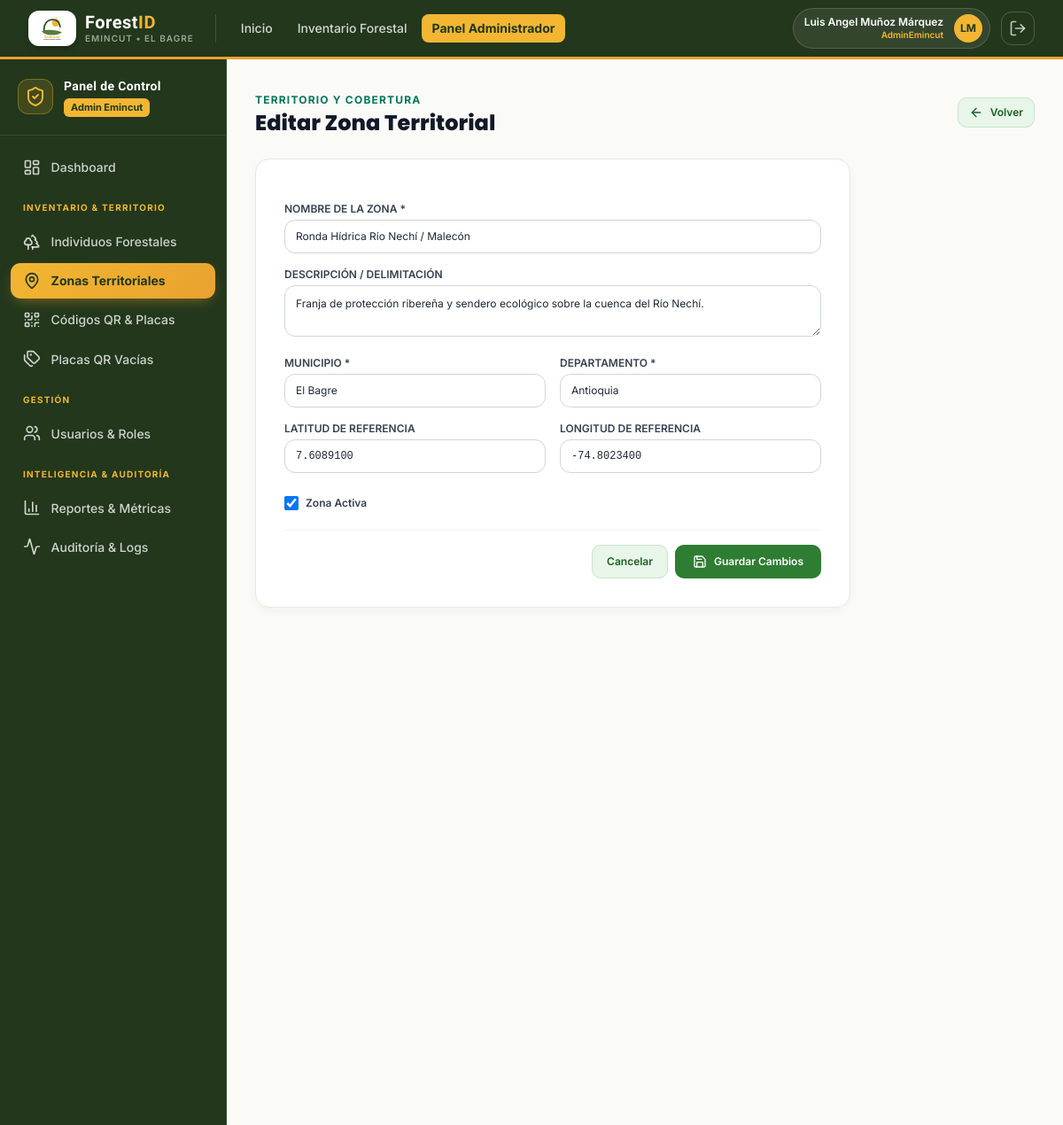
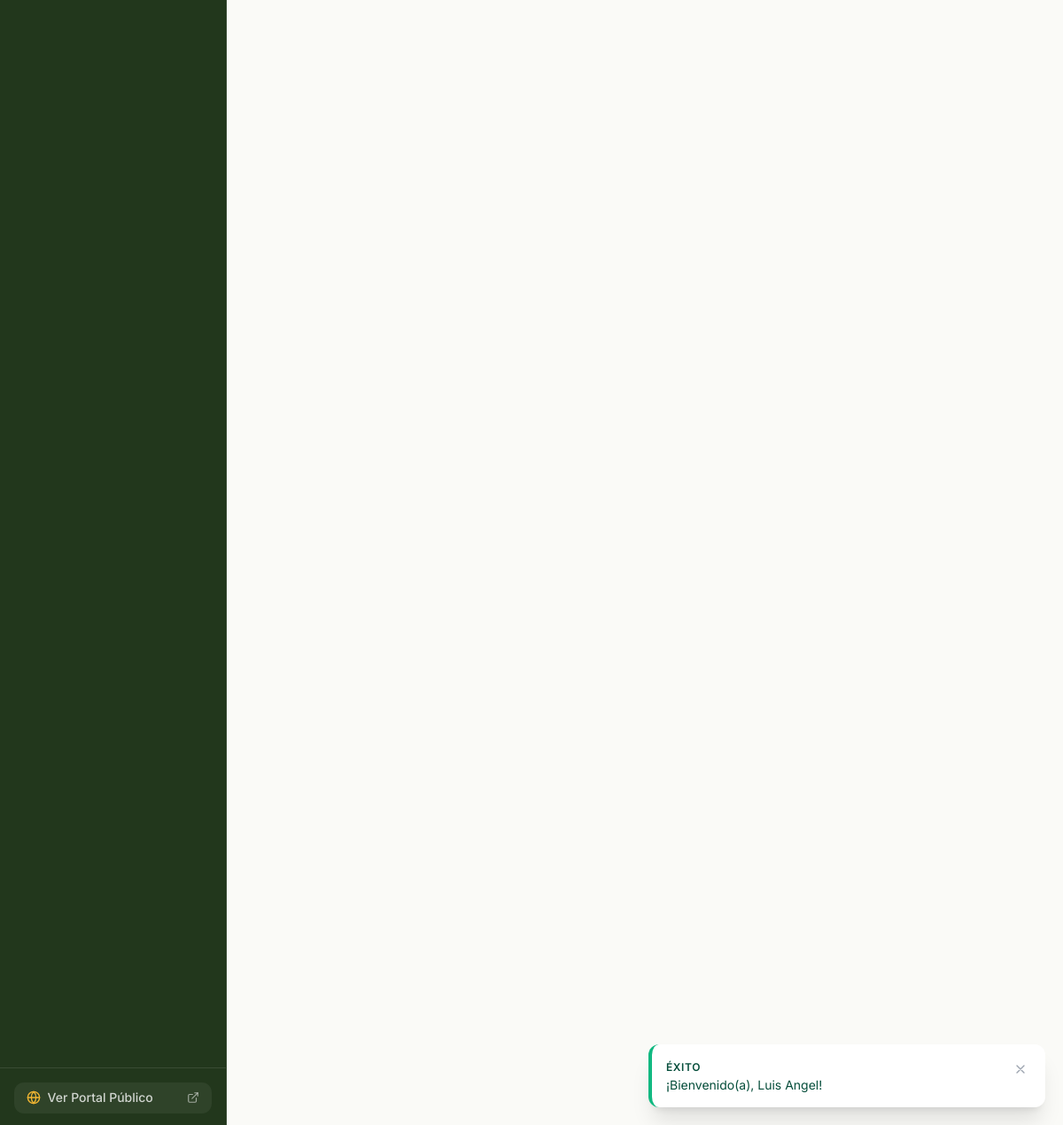
Screenshot of /admin/zonas/editar.php?id=44444444-4444-4444-4444-444444444403 (signed in) with the database file from the repository (2 pictures, top to bottom).
### tables this page shows
CREATE TABLE `zonas` (
    `id_zona` CHAR(36) NOT NULL DEFAULT (UUID()),
    `nombre_zona` VARCHAR(100) NOT NULL,
    `descripcion` VARCHAR(255) NULL,
    `municipio` VARCHAR(100) NOT NULL DEFAULT 'El Bagre',
    `departamento` VARCHAR(100) NOT NULL DEFAULT 'Antioquia',
    `latitud_referencia` DECIMAL(10,7) NULL,
    `longitud_referencia` DECIMAL(10,7) NULL,
    `estado` TINYINT(1) NOT NULL DEFAULT 1 COMMENT '1: Activa, 0: Inactiva',
    `fecha_creacion` DATETIME NOT NULL DEFAULT CURRENT_TIMESTAMP,
    PRIMARY KEY (`id_zona`),
    INDEX `idx_zonas_municipio` (`municipio`)
);

### admin/zonas/editar.php (the view, shortened to what this page needs)
<?php
require_once __DIR__ . '/../../includes/funciones.php';
$id = $_GET['id'] ?? '';
$pdo = getDBConnection();
$stmt = $pdo->prepare("SELECT * FROM `zonas` WHERE `id_zona` = :id");
$stmt->execute([':id' => $id]);
$zona = $stmt->fetch();
require_once __DIR__ . '/../../includes/header.php';
require_once __DIR__ . '/../../includes/navbar.php';
?>
<div class="flex-1 flex flex-col md:flex-row">
    <?php require_once __DIR__ . '/../../includes/sidebar_admin.php'; ?>
    <main class="flex-1 p-6 sm:p-8 space-y-6 overflow-y-auto">
        <div class="flex items-center justify-between">
            <div>
                <span class="text-xs font-bold text-emerald-700 uppercase tracking-widest">Territorio y Cobertura</span>
                <h1 class="font-heading font-extrabold text-2xl text-gray-900">Editar Zona Territorial</h1>
            </div>
            <a href="<?= BASE_URL ?>admin/zonas/index.php" class="btn-forest-secondary text-xs py-2 px-3">
                <i data-lucide="arrow-left" class="w-4 h-4"></i> Volver
            </a>
        </div>
        <div class="forest-card p-6 sm:p-8 max-w-2xl">
            <form method="POST" action="editar.php?id=<?= urlencode($id) ?>" class="space-y-4">
                <div>
                    <label for="nombre_zona" class="block text-xs font-semibold text-gray-700 uppercase mb-1">Nombre de la Zona *</label>
                    <input type="text" name="nombre_zona" id="nombre_zona" required value="<?= htmlspecialchars($zona['nombre_zona']) ?>" class="w-full py-2.5 px-3 border border-gray-300 rounded-xl text-xs focus:ring-2 focus:ring-emerald-600 outline-none">
                </div>
                <div>
                    <label for="descripcion" class="block text-xs font-semibold text-gray-700 uppercase mb-1">Descripción / Delimitación</label>
                    <textarea name="descripcion" id="descripcion" rows="2" class="w-full p-3 border border-gray-300 rounded-xl text-xs focus:ring-2 focus:ring-emerald-600 outline-none"><?= htmlspecialchars($zona['descripcion'] ?? '') ?></textarea>
                </div>
                <div class="grid grid-cols-1 sm:grid-cols-2 gap-4">
                    <div>
                        <label for="municipio" class="block text-xs font-semibold text-gray-700 uppercase mb-1">Municipio *</label>
                        <input type="text" name="municipio" id="municipio" required value="<?= htmlspecialchars($zona['municipio']) ?>" class="w-full py-2.5 px-3 border border-gray-300 rounded-xl text-xs focus:ring-2 focus:ring-emerald-600 outline-none">
                    </div>
                    <div>
                        <label for="departamento" class="block text-xs font-semibold text-gray-700 uppercase mb-1">Departamento *</label>
                        <input type="text" name="departamento" id="departamento" required value="<?= htmlspecialchars($zona['departamento']) ?>" class="w-full py-2.5 px-3 border border-gray-300 rounded-xl text-xs focus:ring-2 focus:ring-emerald-600 outline-none">
                    </div>
                </div>
                <div class="grid grid-cols-1 sm:grid-cols-2 gap-4">
                    <div>
                        <label for="latitud" class="block text-xs font-semibold text-gray-700 uppercase mb-1">Latitud de Referencia</label>
                        <input type="number" step="0.0000001" name="latitud" id="latitud" value="<?= htmlspecialchars($zona['latitud_referencia'] ?? '') ?>" class="w-full py-2.5 px-3 border border-gray-300 rounded-xl text-xs focus:ring-2 focus:ring-emerald-600 outline-none font-mono">
                    </div>
                    <div>
                        <label for="longitud" class="block text-xs font-semibold text-gray-700 uppercase mb-1">Longitud de Referencia</label>
                        <input type="number" step="0.0000001" name="longitud" id="longitud" value="<?= htmlspecialchars($zona['longitud_referencia'] ?? '') ?>" class="w-full py-2.5 px-3 border border-gray-300 rounded-xl text-xs focus:ring-2 focus:ring-emerald-600 outline-none font-mono">
                    </div>
                </div>
                <div class="pt-2">
                    <label class="inline-flex items-center gap-2 cursor-pointer">
                        <input type="checkbox" name="estado" value="1" <?= ($zona['estado'] == 1) ? 'checked' : '' ?> class="rounded text-emerald-600 focus:ring-emerald-500 w-4 h-4">
                        <span class="text-xs font-semibold text-gray-700">Zona Activa</span>
                    </label>
                </div>
                <div class="pt-4 border-t border-gray-100 flex justify-end gap-2">
                    <a href="<?= BASE_URL ?>admin/zonas/index.php" class="btn-forest-secondary text-xs py-2.5 px-4">Cancelar</a>
                    <button type="submit" class="btn-forest-primary text-xs py-2.5 px-5">
                        <i data-lucide="save" class="w-4 h-4"></i> Guardar Cambios
                    </button>
                </div>
            </form>
        </div>
    </main>
</div>
<?php require_once __DIR__ . '/../../includes/footer.php'; ?>

### assets/css/custom.css (style rules this page uses)
:root { --color-primary-dark: #1B5E20; --color-primary: #2E7D32; --color-primary-light: #4CAF50; --color-surface-soft: #E8F5E9; --color-surface-bg: #FAFAF7; --color-earth: #6D4C41; --color-text-main: #1F2937; }
body { background-color: var(--color-surface-bg); color: var(--color-text-main); font-family: 'Inter', -apple-system, BlinkMacSystemFont, "Segoe UI", Roboto, sans-serif; -webkit-font-smoothing: antialiased; }
h1, h2, h3, h4, h5, h6, .font-heading { font-family: 'Poppins', 'Inter', sans-serif; }
.forest-card { background: #FFFFFF; border: 1px solid #E5E9E2; border-radius: 1rem; box-shadow: 0 4px 12px -2px rgba(27, 94, 32, 0.05); transition: all 0.2s cubic-bezier(0.4, 0, 0.2, 1); }
.btn-forest-primary { background-color: #2E7D32; color: #FFFFFF; font-weight: 600; padding: 0.625rem 1.25rem; border-radius: 0.625rem; display: inline-flex; align-items: center; justify-content: center; gap: 0.5rem; transition: all 0.15s ease-in-out; }
.btn-forest-secondary { background-color: #E8F5E9; color: #1B5E20; font-weight: 600; padding: 0.625rem 1.25rem; border-radius: 0.625rem; display: inline-flex; align-items: center; justify-content: center; gap: 0.5rem; border: 1px solid #C8E6C9; transition: all 0.15s ease-in-out; }

### assets/css/emincut.css (style rules this page uses)
:root { --emi-verde: #5B7C3A; --emi-verde-claro: #7A9B54; --emi-verde-suave: #EDF2E5; --emi-verde-oscuro: #35502B; --emi-verde-noche: #22371C; --emi-ambar: #E9A22E; --emi-amarillo: #F2B632; --emi-amarillo-suave:#FBEFD4; --emi-blanco: #FFFFFF; --emi-hueso: #FBFAF6; --emi-tinta: #23291F; --emi-tinta-suave: #5C6455; }

### rows the page displays
zonas: nombre_zona "Ronda Hídrica Río Nechí / Malecón", descripcion "Franja de protección ribereña y sendero ecológico sobre la cuenca del Río Nechí.", municipio "El Bagre", departamento "Antioquia", latitud "7.6089100", longitud "-74.8023400", estado "☑"

### other values shown
$cfg['badge'] "ÉXITO"
$mensaje "¡Bienvenido(a), Luis Angel!"
$usuario_actual['nombres'] . ' ' . $usuario_actual['apellidos'] "Luis Angel Muñoz Márquez"
$usuario_actual['nombre_rol'] "AdminEmincut"
